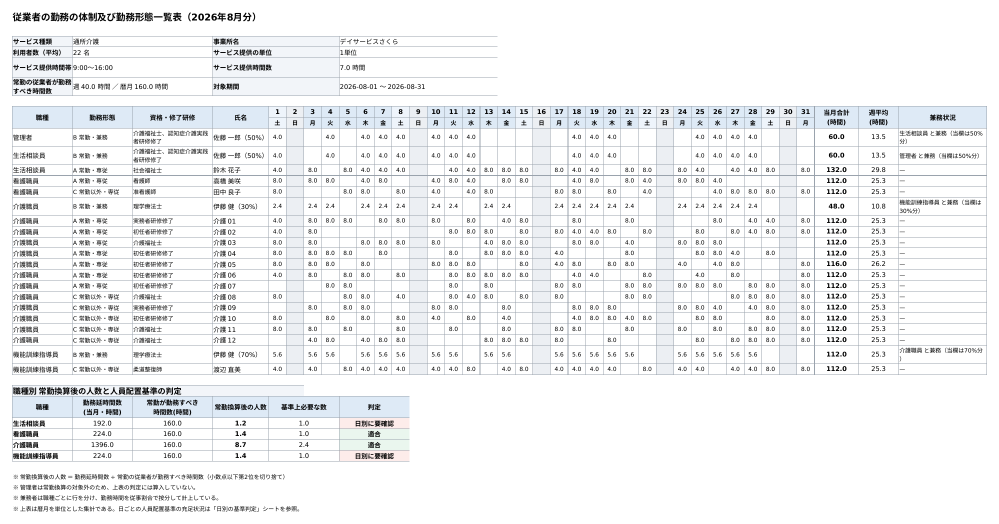
#> input picture docs/images/10_kinmu_keitai.png, 1998 x 1047 px (shown at 1/2 size)
$ python -i render_xlsx.py   (imports and definitions only)
#> lines starting #> are read from the running program, lines starting #| are printed output that depends on the picture; after the words box and inside, x2 and y2 are one past the last pixel; in counts of white or black regions, pixels touching at a corner belong together
#> further down, picture is the input picture: PIL image 1998x1047 RGB; mean R, G, B 240, 241, 242.2
"""勤務形態一覧表の xlsx をスライド用の PNG に変換する。

Excel を開いて画面を撮る方法では、撮る人の環境で見た目が変わり、
再現できない。LibreOffice で PDF に変換してから画像化することで、
同じ入力からいつでも同じ画像が得られる。

数式は LibreOffice が実際に評価するため、
出力された数値はテストで検証しているものと同一である。

必要なもの:
    soffice（LibreOffice）, pdftoppm（poppler-utils）

使い方:
    python3 -m scripts.render_xlsx [入力.xlsx]
"""
from __future__ import annotations

import shutil
import subprocess
import sys
import tempfile
from pathlib import Path

from PIL import Image

SRC_DEFAULT = Path("docs/samples/勤務形態一覧表_2026年8月.xlsx")
OUT = Path("docs/images")

# PDF のページ番号 → 出力名。xlsx のシート順と対応する。
PAGES = {
    1: ("10_kinmu_keitai.png", "勤務形態一覧表"),
    2: ("11_daily_check.png", "日別の基準判定"),
}

DPI = 130
MARGIN = 24          # 余白として残す画素数
WHITE_THRESHOLD = 246  # これ以上明るい画素は「白紙」とみなす


# [6 lines left out: function tool, not called in this run]


def trim(img: Image.Image) -> Image.Image:
    """周囲の白紙を切り落とす。

    A3 横向きの用紙全体を貼るとスライド上で内容が小さくなりすぎる。
    表の外周だけを残す。
    """
    grey = img.convert("L")
    # 白より暗い画素の範囲を求める
    mask = grey.point(lambda v: 0 if v >= WHITE_THRESHOLD else 255)
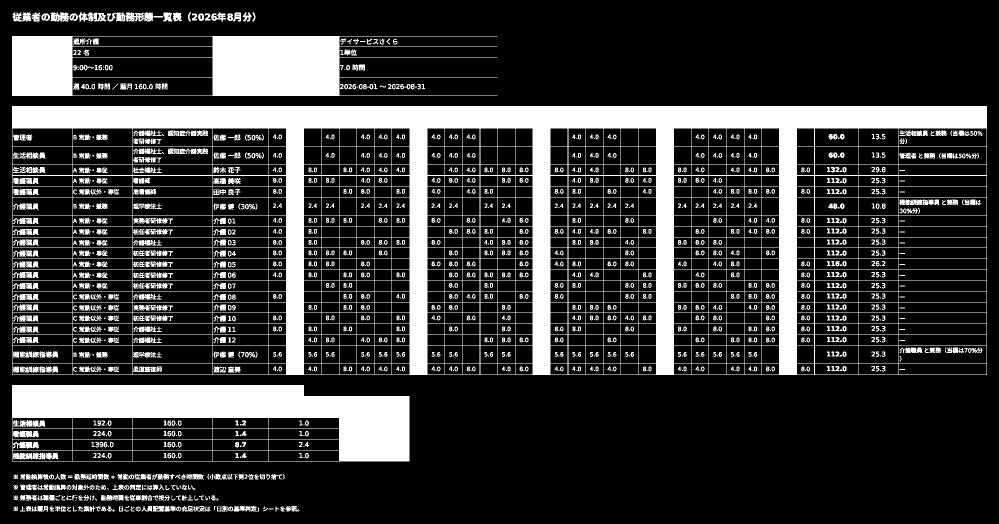
#> mask: PIL image 1998x1047 L (shown at 1/2 size); 21.1% white; 1789 white regions (439 under 20 px), largest, box (x1, y1, x2, y2) and area: (24, 212, 1974, 750) 229096, (24, 770, 819, 923) 63126, (24, 72, 995, 192) 47980
    box = mask.getbbox()
#> box = (24, 24, 1974, 1023)
    if box is None:
        return img
    left, top, right, bottom = box
#> left = 24; top = 24; right = 1974; bottom = 1023
    return img.crop((
        max(left - MARGIN, 0),
        max(top - MARGIN, 0),
        min(right + MARGIN, img.width),
        min(bottom + MARGIN, img.height),
    ))


# [39 lines left out: function main, not called in this run]


# [2 lines not run here, left out]

>>> from PIL import Image
>>> picture = Image.open('../docs/images/10_kinmu_keitai.png')
>>> result = trim(picture)

$ run again, on docs/images/05_login.png
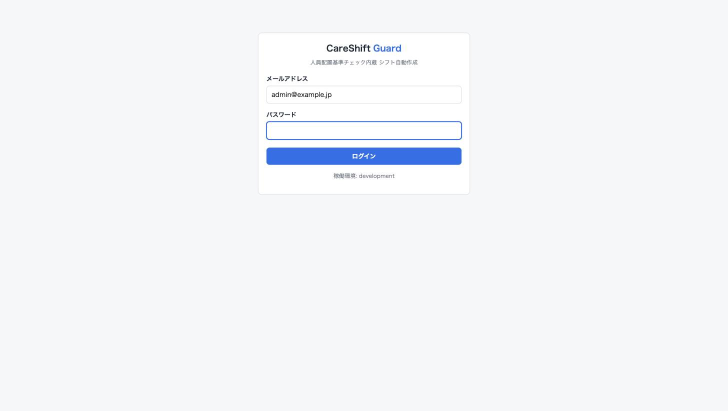
#> input picture docs/images/05_login.png, 1456 x 821 px (shown at 1/2 size)
#> picture is the input picture: PIL image 1456x821 RGB; mean R, G, B 244, 245.6, 248.8
#> in trim, `mask = grey.point(lambda v: 0 if v >= WHITE_THRESHOLD else 255)`:
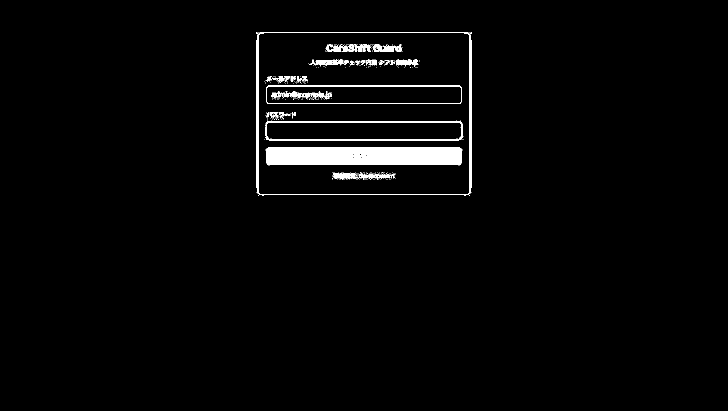
#> mask: PIL image 1456x821 L (shown at 1/2 size); 2.2% white; 319 white regions (285 under 20 px), largest, box (x1, y1, x2, y2) and area: (531, 294, 925, 331) 13647, (530, 241, 927, 281) 2540, (515, 64, 941, 391) 2200
#> box = (512, 64, 944, 392)
#> left = 512; top = 64; right = 944; bottom = 392
#> in trim, `return img.crop(( max(left - MARGIN, 0), max(top - MARGIN, 0), min(rig..`:
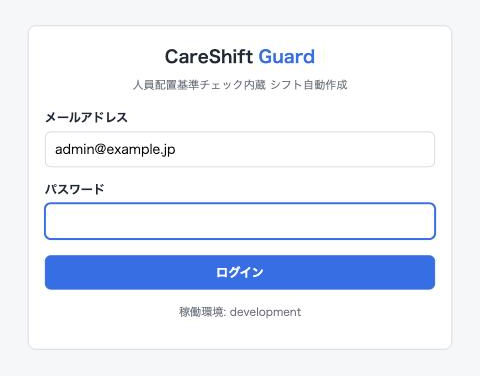
#> returned value: PIL image 480x376 RGB; mean R, G, B 232.7, 237.6, 247.6
